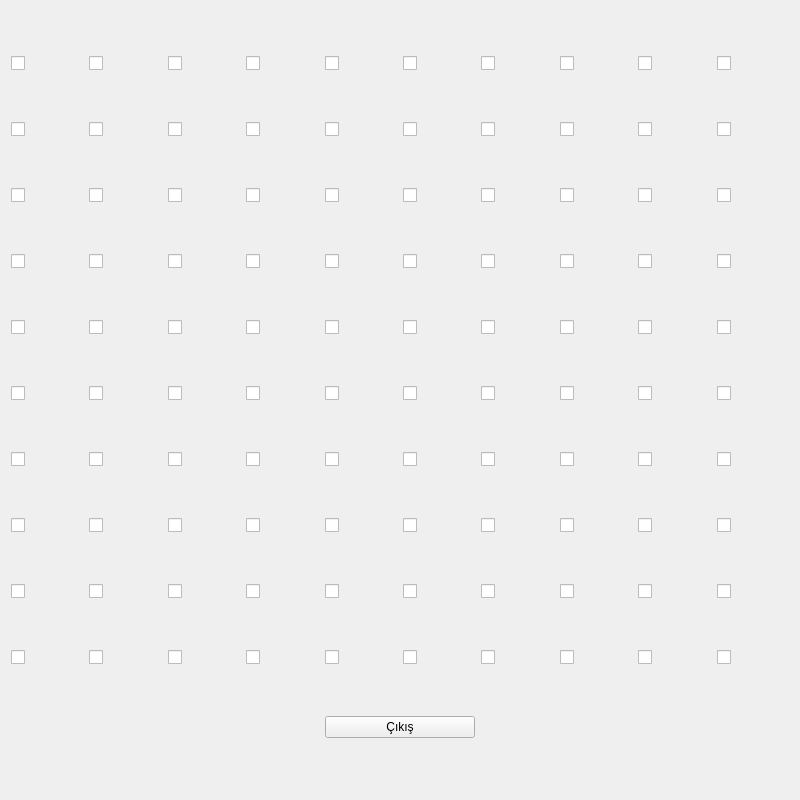
<?xml version="1.0" encoding="UTF-8"?>
<ui version="4.0">
 <class>Form</class>
 <widget class="QWidget" name="Form">
  <property name="geometry">
   <rect>
    <x>0</x>
    <y>0</y>
    <width>800</width>
    <height>800</height>
   </rect>
  </property>
  <property name="windowTitle">
   <string>Form</string>
  </property>
  <layout class="QGridLayout" name="gridLayout_101">
   <item row="7" column="2">
    <layout class="QGridLayout" name="gridLayout_74">
     <item row="0" column="0">
      <widget class="QCheckBox" name="checkBox_28">
       <property name="text">
        <string/>
       </property>
      </widget>
     </item>
    </layout>
   </item>
   <item row="5" column="0">
    <layout class="QGridLayout" name="gridLayout_59">
     <item row="0" column="0">
      <widget class="QCheckBox" name="checkBox_6">
       <property name="text">
        <string/>
       </property>
      </widget>
     </item>
    </layout>
   </item>
   <item row="5" column="1">
    <layout class="QGridLayout" name="gridLayout_60">
     <item row="0" column="0">
      <widget class="QCheckBox" name="checkBox_16">
       <property name="text">
        <string/>
       </property>
      </widget>
     </item>
    </layout>
   </item>
   <item row="2" column="7">
    <layout class="QGridLayout" name="gridLayout_31">
     <item row="0" column="0">
      <widget class="QCheckBox" name="checkBox_73">
       <property name="text">
        <string/>
       </property>
      </widget>
     </item>
    </layout>
   </item>
   <item row="4" column="0">
    <layout class="QGridLayout" name="gridLayout_49">
     <item row="0" column="0">
      <widget class="QCheckBox" name="checkBox_5">
       <property name="text">
        <string/>
       </property>
      </widget>
     </item>
    </layout>
   </item>
   <item row="5" column="2">
    <layout class="QGridLayout" name="gridLayout_54">
     <item row="0" column="0">
      <widget class="QCheckBox" name="checkBox_26">
       <property name="text">
        <string/>
       </property>
      </widget>
     </item>
    </layout>
   </item>
   <item row="5" column="3">
    <layout class="QGridLayout" name="gridLayout_53">
     <item row="0" column="0">
      <widget class="QCheckBox" name="checkBox_39">
       <property name="text">
        <string/>
       </property>
      </widget>
     </item>
    </layout>
   </item>
   <item row="4" column="9">
    <layout class="QGridLayout" name="gridLayout_42">
     <item row="0" column="0">
      <widget class="QCheckBox" name="checkBox_95">
       <property name="text">
        <string/>
       </property>
      </widget>
     </item>
    </layout>
   </item>
   <item row="4" column="5">
    <layout class="QGridLayout" name="gridLayout_41">
     <item row="0" column="0">
      <widget class="QCheckBox" name="checkBox_50">
       <property name="text">
        <string/>
       </property>
      </widget>
     </item>
    </layout>
   </item>
   <item row="5" column="5">
    <layout class="QGridLayout" name="gridLayout_51">
     <item row="0" column="0">
      <widget class="QCheckBox" name="checkBox_52">
       <property name="text">
        <string/>
       </property>
      </widget>
     </item>
    </layout>
   </item>
   <item row="5" column="6">
    <layout class="QGridLayout" name="gridLayout_55">
     <item row="0" column="0">
      <widget class="QCheckBox" name="checkBox_66">
       <property name="text">
        <string/>
       </property>
      </widget>
     </item>
    </layout>
   </item>
   <item row="5" column="7">
    <layout class="QGridLayout" name="gridLayout_56">
     <item row="0" column="0">
      <widget class="QCheckBox" name="checkBox_76">
       <property name="text">
        <string/>
       </property>
      </widget>
     </item>
    </layout>
   </item>
   <item row="2" column="9">
    <layout class="QGridLayout" name="gridLayout_19">
     <item row="0" column="0">
      <widget class="QCheckBox" name="checkBox_93">
       <property name="text">
        <string/>
       </property>
      </widget>
     </item>
    </layout>
   </item>
   <item row="5" column="4">
    <layout class="QGridLayout" name="gridLayout_58">
     <item row="0" column="0">
      <widget class="QCheckBox" name="checkBox_51">
       <property name="text">
        <string/>
       </property>
      </widget>
     </item>
    </layout>
   </item>
   <item row="4" column="4">
    <layout class="QGridLayout" name="gridLayout_48">
     <item row="0" column="0">
      <widget class="QCheckBox" name="checkBox_49">
       <property name="text">
        <string/>
       </property>
      </widget>
     </item>
    </layout>
   </item>
   <item row="3" column="8">
    <layout class="QGridLayout" name="gridLayout_10">
     <item row="0" column="0">
      <widget class="QCheckBox" name="checkBox_84">
       <property name="text">
        <string/>
       </property>
      </widget>
     </item>
    </layout>
   </item>
   <item row="2" column="8">
    <layout class="QGridLayout" name="gridLayout_5">
     <item row="0" column="0">
      <widget class="QCheckBox" name="checkBox_83">
       <property name="text">
        <string/>
       </property>
      </widget>
     </item>
    </layout>
   </item>
   <item row="4" column="6">
    <layout class="QGridLayout" name="gridLayout_45">
     <item row="0" column="0">
      <widget class="QCheckBox" name="checkBox_65">
       <property name="text">
        <string/>
       </property>
      </widget>
     </item>
    </layout>
   </item>
   <item row="3" column="5">
    <layout class="QGridLayout" name="gridLayout_32">
     <item row="0" column="0">
      <widget class="QCheckBox" name="checkBox_48">
       <property name="text">
        <string/>
       </property>
      </widget>
     </item>
    </layout>
   </item>
   <item row="3" column="1">
    <layout class="QGridLayout" name="gridLayout_40">
     <item row="0" column="0">
      <widget class="QCheckBox" name="checkBox_14">
       <property name="text">
        <string/>
       </property>
      </widget>
     </item>
    </layout>
   </item>
   <item row="3" column="2">
    <layout class="QGridLayout" name="gridLayout_35">
     <item row="0" column="0">
      <widget class="QCheckBox" name="checkBox_24">
       <property name="text">
        <string/>
       </property>
      </widget>
     </item>
    </layout>
   </item>
   <item row="3" column="6">
    <layout class="QGridLayout" name="gridLayout_36">
     <item row="0" column="0">
      <widget class="QCheckBox" name="checkBox_64">
       <property name="text">
        <string/>
       </property>
      </widget>
     </item>
    </layout>
   </item>
   <item row="3" column="0">
    <layout class="QGridLayout" name="gridLayout_39">
     <item row="0" column="0">
      <widget class="QCheckBox" name="checkBox_4">
       <property name="text">
        <string/>
       </property>
      </widget>
     </item>
    </layout>
   </item>
   <item row="3" column="9">
    <layout class="QGridLayout" name="gridLayout_33">
     <item row="0" column="0">
      <widget class="QCheckBox" name="checkBox_94">
       <property name="text">
        <string/>
       </property>
      </widget>
     </item>
    </layout>
   </item>
   <item row="4" column="1">
    <layout class="QGridLayout" name="gridLayout_50">
     <item row="0" column="0">
      <widget class="QCheckBox" name="checkBox_15">
       <property name="text">
        <string/>
       </property>
      </widget>
     </item>
    </layout>
   </item>
   <item row="3" column="3">
    <layout class="QGridLayout" name="gridLayout_34">
     <item row="0" column="0">
      <widget class="QCheckBox" name="checkBox_37">
       <property name="text">
        <string/>
       </property>
      </widget>
     </item>
    </layout>
   </item>
   <item row="4" column="2">
    <layout class="QGridLayout" name="gridLayout_44">
     <item row="0" column="0">
      <widget class="QCheckBox" name="checkBox_25">
       <property name="text">
        <string/>
       </property>
      </widget>
     </item>
    </layout>
   </item>
   <item row="4" column="3">
    <layout class="QGridLayout" name="gridLayout_43">
     <item row="0" column="0">
      <widget class="QCheckBox" name="checkBox_38">
       <property name="text">
        <string/>
       </property>
      </widget>
     </item>
    </layout>
   </item>
   <item row="4" column="7">
    <layout class="QGridLayout" name="gridLayout_46">
     <item row="0" column="0">
      <widget class="QCheckBox" name="checkBox_75">
       <property name="text">
        <string/>
       </property>
      </widget>
     </item>
    </layout>
   </item>
   <item row="4" column="8">
    <layout class="QGridLayout" name="gridLayout_47">
     <item row="0" column="0">
      <widget class="QCheckBox" name="checkBox_85">
       <property name="text">
        <string/>
       </property>
      </widget>
     </item>
    </layout>
   </item>
   <item row="3" column="4">
    <layout class="QGridLayout" name="gridLayout_38">
     <item row="0" column="0">
      <widget class="QCheckBox" name="checkBox_47">
       <property name="text">
        <string/>
       </property>
      </widget>
     </item>
    </layout>
   </item>
   <item row="3" column="7">
    <layout class="QGridLayout" name="gridLayout_37">
     <item row="0" column="0">
      <widget class="QCheckBox" name="checkBox_74">
       <property name="text">
        <string/>
       </property>
      </widget>
     </item>
    </layout>
   </item>
   <item row="0" column="7">
    <layout class="QGridLayout" name="gridLayout_29">
     <item row="0" column="0">
      <widget class="QCheckBox" name="checkBox_71">
       <property name="text">
        <string/>
       </property>
      </widget>
     </item>
    </layout>
   </item>
   <item row="0" column="5">
    <layout class="QGridLayout" name="gridLayout_26">
     <item row="0" column="0">
      <widget class="QCheckBox" name="checkBox_34">
       <property name="text">
        <string/>
       </property>
      </widget>
     </item>
    </layout>
   </item>
   <item row="0" column="9">
    <layout class="QGridLayout" name="gridLayout_17">
     <item row="0" column="0">
      <widget class="QCheckBox" name="checkBox_91">
       <property name="text">
        <string/>
       </property>
      </widget>
     </item>
    </layout>
   </item>
   <item row="1" column="3">
    <layout class="QGridLayout" name="gridLayout_24">
     <item row="0" column="0">
      <widget class="QCheckBox" name="checkBox_32">
       <property name="text">
        <string/>
       </property>
      </widget>
     </item>
    </layout>
   </item>
   <item row="1" column="4">
    <layout class="QGridLayout" name="gridLayout_7">
     <item row="0" column="0">
      <widget class="QCheckBox" name="checkBox_35">
       <property name="text">
        <string/>
       </property>
      </widget>
     </item>
    </layout>
   </item>
   <item row="1" column="5">
    <layout class="QGridLayout" name="gridLayout_27">
     <item row="0" column="0">
      <widget class="QCheckBox" name="checkBox_44">
       <property name="text">
        <string/>
       </property>
      </widget>
     </item>
    </layout>
   </item>
   <item row="1" column="6">
    <layout class="QGridLayout" name="gridLayout_15">
     <item row="0" column="0">
      <widget class="QCheckBox" name="checkBox_62">
       <property name="text">
        <string/>
       </property>
      </widget>
     </item>
    </layout>
   </item>
   <item row="1" column="7">
    <layout class="QGridLayout" name="gridLayout_30">
     <item row="0" column="0">
      <widget class="QCheckBox" name="checkBox_72">
       <property name="text">
        <string/>
       </property>
      </widget>
     </item>
    </layout>
   </item>
   <item row="1" column="8">
    <layout class="QGridLayout" name="gridLayout_4">
     <item row="0" column="0">
      <widget class="QCheckBox" name="checkBox_82">
       <property name="text">
        <string/>
       </property>
      </widget>
     </item>
    </layout>
   </item>
   <item row="1" column="9">
    <layout class="QGridLayout" name="gridLayout_18">
     <item row="0" column="0">
      <widget class="QCheckBox" name="checkBox_92">
       <property name="text">
        <string/>
       </property>
      </widget>
     </item>
    </layout>
   </item>
   <item row="2" column="0">
    <layout class="QGridLayout" name="gridLayout_9">
     <item row="0" column="0">
      <widget class="QCheckBox" name="checkBox_3">
       <property name="text">
        <string/>
       </property>
      </widget>
     </item>
    </layout>
   </item>
   <item row="0" column="1">
    <layout class="QGridLayout" name="gridLayout_20">
     <item row="0" column="0">
      <widget class="QCheckBox" name="checkBox_11">
       <property name="text">
        <string/>
       </property>
      </widget>
     </item>
    </layout>
   </item>
   <item row="0" column="4">
    <layout class="QGridLayout" name="gridLayout_6">
     <item row="0" column="0">
      <widget class="QCheckBox" name="checkBox_33">
       <property name="text">
        <string/>
       </property>
      </widget>
     </item>
    </layout>
   </item>
   <item row="0" column="8">
    <layout class="QGridLayout" name="gridLayout_3">
     <item row="0" column="0">
      <widget class="QCheckBox" name="checkBox_81">
       <property name="text">
        <string/>
       </property>
      </widget>
     </item>
    </layout>
   </item>
   <item row="0" column="0">
    <layout class="QGridLayout" name="gridLayout">
     <item row="0" column="0">
      <widget class="QCheckBox" name="checkBox">
       <property name="text">
        <string/>
       </property>
      </widget>
     </item>
    </layout>
   </item>
   <item row="0" column="3">
    <layout class="QGridLayout" name="gridLayout_23">
     <item row="0" column="0">
      <widget class="QCheckBox" name="checkBox_31">
       <property name="text">
        <string/>
       </property>
      </widget>
     </item>
    </layout>
   </item>
   <item row="1" column="0">
    <layout class="QGridLayout" name="gridLayout_2">
     <item row="0" column="0">
      <widget class="QCheckBox" name="checkBox_2">
       <property name="text">
        <string/>
       </property>
      </widget>
     </item>
    </layout>
   </item>
   <item row="1" column="1">
    <layout class="QGridLayout" name="gridLayout_21">
     <item row="0" column="0">
      <widget class="QCheckBox" name="checkBox_12">
       <property name="text">
        <string/>
       </property>
      </widget>
     </item>
    </layout>
   </item>
   <item row="1" column="2">
    <layout class="QGridLayout" name="gridLayout_12">
     <item row="0" column="0">
      <widget class="QCheckBox" name="checkBox_22">
       <property name="text">
        <string/>
       </property>
      </widget>
     </item>
    </layout>
   </item>
   <item row="0" column="6">
    <layout class="QGridLayout" name="gridLayout_14">
     <item row="0" column="0">
      <widget class="QCheckBox" name="checkBox_61">
       <property name="text">
        <string/>
       </property>
      </widget>
     </item>
    </layout>
   </item>
   <item row="0" column="2">
    <layout class="QGridLayout" name="gridLayout_11">
     <item row="0" column="0">
      <widget class="QCheckBox" name="checkBox_21">
       <property name="text">
        <string/>
       </property>
      </widget>
     </item>
    </layout>
   </item>
   <item row="2" column="4">
    <layout class="QGridLayout" name="gridLayout_8">
     <item row="0" column="0">
      <widget class="QCheckBox" name="checkBox_45">
       <property name="text">
        <string/>
       </property>
      </widget>
     </item>
    </layout>
   </item>
   <item row="2" column="1">
    <layout class="QGridLayout" name="gridLayout_22">
     <item row="0" column="0">
      <widget class="QCheckBox" name="checkBox_13">
       <property name="text">
        <string/>
       </property>
      </widget>
     </item>
    </layout>
   </item>
   <item row="2" column="5">
    <layout class="QGridLayout" name="gridLayout_28">
     <item row="0" column="0">
      <widget class="QCheckBox" name="checkBox_46">
       <property name="text">
        <string/>
       </property>
      </widget>
     </item>
    </layout>
   </item>
   <item row="2" column="6">
    <layout class="QGridLayout" name="gridLayout_16">
     <item row="0" column="0">
      <widget class="QCheckBox" name="checkBox_63">
       <property name="text">
        <string/>
       </property>
      </widget>
     </item>
    </layout>
   </item>
   <item row="2" column="2">
    <layout class="QGridLayout" name="gridLayout_13">
     <item row="0" column="0">
      <widget class="QCheckBox" name="checkBox_23">
       <property name="text">
        <string/>
       </property>
      </widget>
     </item>
    </layout>
   </item>
   <item row="2" column="3">
    <layout class="QGridLayout" name="gridLayout_25">
     <item row="0" column="0">
      <widget class="QCheckBox" name="checkBox_36">
       <property name="text">
        <string/>
       </property>
      </widget>
     </item>
    </layout>
   </item>
   <item row="9" column="7">
    <layout class="QGridLayout" name="gridLayout_96">
     <item row="0" column="0">
      <widget class="QCheckBox" name="checkBox_80">
       <property name="text">
        <string/>
       </property>
      </widget>
     </item>
    </layout>
   </item>
   <item row="9" column="8">
    <layout class="QGridLayout" name="gridLayout_97">
     <item row="0" column="0">
      <widget class="QCheckBox" name="checkBox_90">
       <property name="text">
        <string/>
       </property>
      </widget>
     </item>
    </layout>
   </item>
   <item row="9" column="6">
    <layout class="QGridLayout" name="gridLayout_95">
     <item row="0" column="0">
      <widget class="QCheckBox" name="checkBox_70">
       <property name="text">
        <string/>
       </property>
      </widget>
     </item>
    </layout>
   </item>
   <item row="9" column="9">
    <layout class="QGridLayout" name="gridLayout_92">
     <item row="0" column="0">
      <widget class="QCheckBox" name="checkBox_100">
       <property name="text">
        <string/>
       </property>
      </widget>
     </item>
    </layout>
   </item>
   <item row="6" column="2">
    <layout class="QGridLayout" name="gridLayout_64">
     <item row="0" column="0">
      <widget class="QCheckBox" name="checkBox_27">
       <property name="text">
        <string/>
       </property>
      </widget>
     </item>
    </layout>
   </item>
   <item row="6" column="4">
    <layout class="QGridLayout" name="gridLayout_68">
     <item row="0" column="0">
      <widget class="QCheckBox" name="checkBox_53">
       <property name="text">
        <string/>
       </property>
      </widget>
     </item>
    </layout>
   </item>
   <item row="6" column="7">
    <layout class="QGridLayout" name="gridLayout_66">
     <item row="0" column="0">
      <widget class="QCheckBox" name="checkBox_77">
       <property name="text">
        <string/>
       </property>
      </widget>
     </item>
    </layout>
   </item>
   <item row="6" column="8">
    <layout class="QGridLayout" name="gridLayout_67">
     <item row="0" column="0">
      <widget class="QCheckBox" name="checkBox_87">
       <property name="text">
        <string/>
       </property>
      </widget>
     </item>
    </layout>
   </item>
   <item row="7" column="0">
    <layout class="QGridLayout" name="gridLayout_79">
     <item row="0" column="0">
      <widget class="QCheckBox" name="checkBox_8">
       <property name="text">
        <string/>
       </property>
      </widget>
     </item>
    </layout>
   </item>
   <item row="7" column="1">
    <layout class="QGridLayout" name="gridLayout_80">
     <item row="0" column="0">
      <widget class="QCheckBox" name="checkBox_18">
       <property name="text">
        <string/>
       </property>
      </widget>
     </item>
    </layout>
   </item>
   <item row="7" column="4">
    <layout class="QGridLayout" name="gridLayout_78">
     <item row="0" column="0">
      <widget class="QCheckBox" name="checkBox_54">
       <property name="text">
        <string/>
       </property>
      </widget>
     </item>
    </layout>
   </item>
   <item row="7" column="5">
    <layout class="QGridLayout" name="gridLayout_71">
     <item row="0" column="0">
      <widget class="QCheckBox" name="checkBox_58">
       <property name="text">
        <string/>
       </property>
      </widget>
     </item>
    </layout>
   </item>
   <item row="6" column="3">
    <layout class="QGridLayout" name="gridLayout_63">
     <item row="0" column="0">
      <widget class="QCheckBox" name="checkBox_40">
       <property name="text">
        <string/>
       </property>
      </widget>
     </item>
    </layout>
   </item>
   <item row="6" column="9">
    <layout class="QGridLayout" name="gridLayout_62">
     <item row="0" column="0">
      <widget class="QCheckBox" name="checkBox_97">
       <property name="text">
        <string/>
       </property>
      </widget>
     </item>
    </layout>
   </item>
   <item row="7" column="6">
    <layout class="QGridLayout" name="gridLayout_75">
     <item row="0" column="0">
      <widget class="QCheckBox" name="checkBox_68">
       <property name="text">
        <string/>
       </property>
      </widget>
     </item>
    </layout>
   </item>
   <item row="7" column="3">
    <layout class="QGridLayout" name="gridLayout_73">
     <item row="0" column="0">
      <widget class="QCheckBox" name="checkBox_41">
       <property name="text">
        <string/>
       </property>
      </widget>
     </item>
    </layout>
   </item>
   <item row="7" column="7">
    <layout class="QGridLayout" name="gridLayout_76">
     <item row="0" column="0">
      <widget class="QCheckBox" name="checkBox_78">
       <property name="text">
        <string/>
       </property>
      </widget>
     </item>
    </layout>
   </item>
   <item row="6" column="0">
    <layout class="QGridLayout" name="gridLayout_69">
     <item row="0" column="0">
      <widget class="QCheckBox" name="checkBox_7">
       <property name="text">
        <string/>
       </property>
      </widget>
     </item>
    </layout>
   </item>
   <item row="6" column="1">
    <layout class="QGridLayout" name="gridLayout_70">
     <item row="0" column="0">
      <widget class="QCheckBox" name="checkBox_17">
       <property name="text">
        <string/>
       </property>
      </widget>
     </item>
    </layout>
   </item>
   <item row="6" column="5">
    <layout class="QGridLayout" name="gridLayout_61">
     <item row="0" column="0">
      <widget class="QCheckBox" name="checkBox_57">
       <property name="text">
        <string/>
       </property>
      </widget>
     </item>
    </layout>
   </item>
   <item row="5" column="8">
    <layout class="QGridLayout" name="gridLayout_57">
     <item row="0" column="0">
      <widget class="QCheckBox" name="checkBox_86">
       <property name="text">
        <string/>
       </property>
      </widget>
     </item>
    </layout>
   </item>
   <item row="6" column="6">
    <layout class="QGridLayout" name="gridLayout_65">
     <item row="0" column="0">
      <widget class="QCheckBox" name="checkBox_67">
       <property name="text">
        <string/>
       </property>
      </widget>
     </item>
    </layout>
   </item>
   <item row="5" column="9">
    <layout class="QGridLayout" name="gridLayout_52">
     <item row="0" column="0">
      <widget class="QCheckBox" name="checkBox_96">
       <property name="text">
        <string/>
       </property>
      </widget>
     </item>
    </layout>
   </item>
   <item row="8" column="5">
    <layout class="QGridLayout" name="gridLayout_81">
     <item row="0" column="0">
      <widget class="QCheckBox" name="checkBox_59">
       <property name="text">
        <string/>
       </property>
      </widget>
     </item>
    </layout>
   </item>
   <item row="8" column="7">
    <layout class="QGridLayout" name="gridLayout_86">
     <item row="0" column="0">
      <widget class="QCheckBox" name="checkBox_79">
       <property name="text">
        <string/>
       </property>
      </widget>
     </item>
    </layout>
   </item>
   <item row="7" column="9">
    <layout class="QGridLayout" name="gridLayout_72">
     <item row="0" column="0">
      <widget class="QCheckBox" name="checkBox_98">
       <property name="text">
        <string/>
       </property>
      </widget>
     </item>
    </layout>
   </item>
   <item row="7" column="8">
    <layout class="QGridLayout" name="gridLayout_77">
     <item row="0" column="0">
      <widget class="QCheckBox" name="checkBox_88">
       <property name="text">
        <string/>
       </property>
      </widget>
     </item>
    </layout>
   </item>
   <item row="8" column="0">
    <layout class="QGridLayout" name="gridLayout_89">
     <item row="0" column="0">
      <widget class="QCheckBox" name="checkBox_9">
       <property name="text">
        <string/>
       </property>
      </widget>
     </item>
    </layout>
   </item>
   <item row="8" column="1">
    <layout class="QGridLayout" name="gridLayout_90">
     <item row="0" column="0">
      <widget class="QCheckBox" name="checkBox_19">
       <property name="text">
        <string/>
       </property>
      </widget>
     </item>
    </layout>
   </item>
   <item row="8" column="3">
    <layout class="QGridLayout" name="gridLayout_83">
     <item row="0" column="0">
      <widget class="QCheckBox" name="checkBox_42">
       <property name="text">
        <string/>
       </property>
      </widget>
     </item>
    </layout>
   </item>
   <item row="8" column="6">
    <layout class="QGridLayout" name="gridLayout_85">
     <item row="0" column="0">
      <widget class="QCheckBox" name="checkBox_69">
       <property name="text">
        <string/>
       </property>
      </widget>
     </item>
    </layout>
   </item>
   <item row="8" column="8">
    <layout class="QGridLayout" name="gridLayout_87">
     <item row="0" column="0">
      <widget class="QCheckBox" name="checkBox_89">
       <property name="text">
        <string/>
       </property>
      </widget>
     </item>
    </layout>
   </item>
   <item row="9" column="1">
    <layout class="QGridLayout" name="gridLayout_100">
     <item row="0" column="0">
      <widget class="QCheckBox" name="checkBox_20">
       <property name="text">
        <string/>
       </property>
      </widget>
     </item>
    </layout>
   </item>
   <item row="9" column="3">
    <layout class="QGridLayout" name="gridLayout_93">
     <item row="0" column="0">
      <widget class="QCheckBox" name="checkBox_43">
       <property name="text">
        <string/>
       </property>
      </widget>
     </item>
    </layout>
   </item>
   <item row="9" column="2">
    <layout class="QGridLayout" name="gridLayout_94">
     <item row="0" column="0">
      <widget class="QCheckBox" name="checkBox_30">
       <property name="text">
        <string/>
       </property>
      </widget>
     </item>
    </layout>
   </item>
   <item row="8" column="9">
    <layout class="QGridLayout" name="gridLayout_82">
     <item row="0" column="0">
      <widget class="QCheckBox" name="checkBox_99">
       <property name="text">
        <string/>
       </property>
      </widget>
     </item>
    </layout>
   </item>
   <item row="8" column="2">
    <layout class="QGridLayout" name="gridLayout_84">
     <item row="0" column="0">
      <widget class="QCheckBox" name="checkBox_29">
       <property name="text">
        <string/>
       </property>
      </widget>
     </item>
    </layout>
   </item>
   <item row="8" column="4">
    <layout class="QGridLayout" name="gridLayout_88">
     <item row="0" column="0">
      <widget class="QCheckBox" name="checkBox_55">
       <property name="text">
        <string/>
       </property>
      </widget>
     </item>
    </layout>
   </item>
   <item row="9" column="0">
    <layout class="QGridLayout" name="gridLayout_99">
     <item row="0" column="0">
      <widget class="QCheckBox" name="checkBox_10">
       <property name="text">
        <string/>
       </property>
      </widget>
     </item>
    </layout>
   </item>
   <item row="9" column="4">
    <layout class="QGridLayout" name="gridLayout_98">
     <item row="0" column="0">
      <widget class="QCheckBox" name="checkBox_56">
       <property name="text">
        <string/>
       </property>
      </widget>
     </item>
    </layout>
   </item>
   <item row="9" column="5">
    <layout class="QGridLayout" name="gridLayout_91">
     <item row="1" column="0">
      <widget class="QCheckBox" name="checkBox_60">
       <property name="text">
        <string/>
       </property>
      </widget>
     </item>
    </layout>
   </item>
   <item row="10" column="4" colspan="2">
    <layout class="QGridLayout" name="gridLayout_102">
     <item row="0" column="0">
      <widget class="QPushButton" name="pushButton">
       <property name="text">
        <string>Çıkış</string>
       </property>
      </widget>
     </item>
    </layout>
   </item>
  </layout>
 </widget>
 <resources/>
 <connections/>
</ui>
